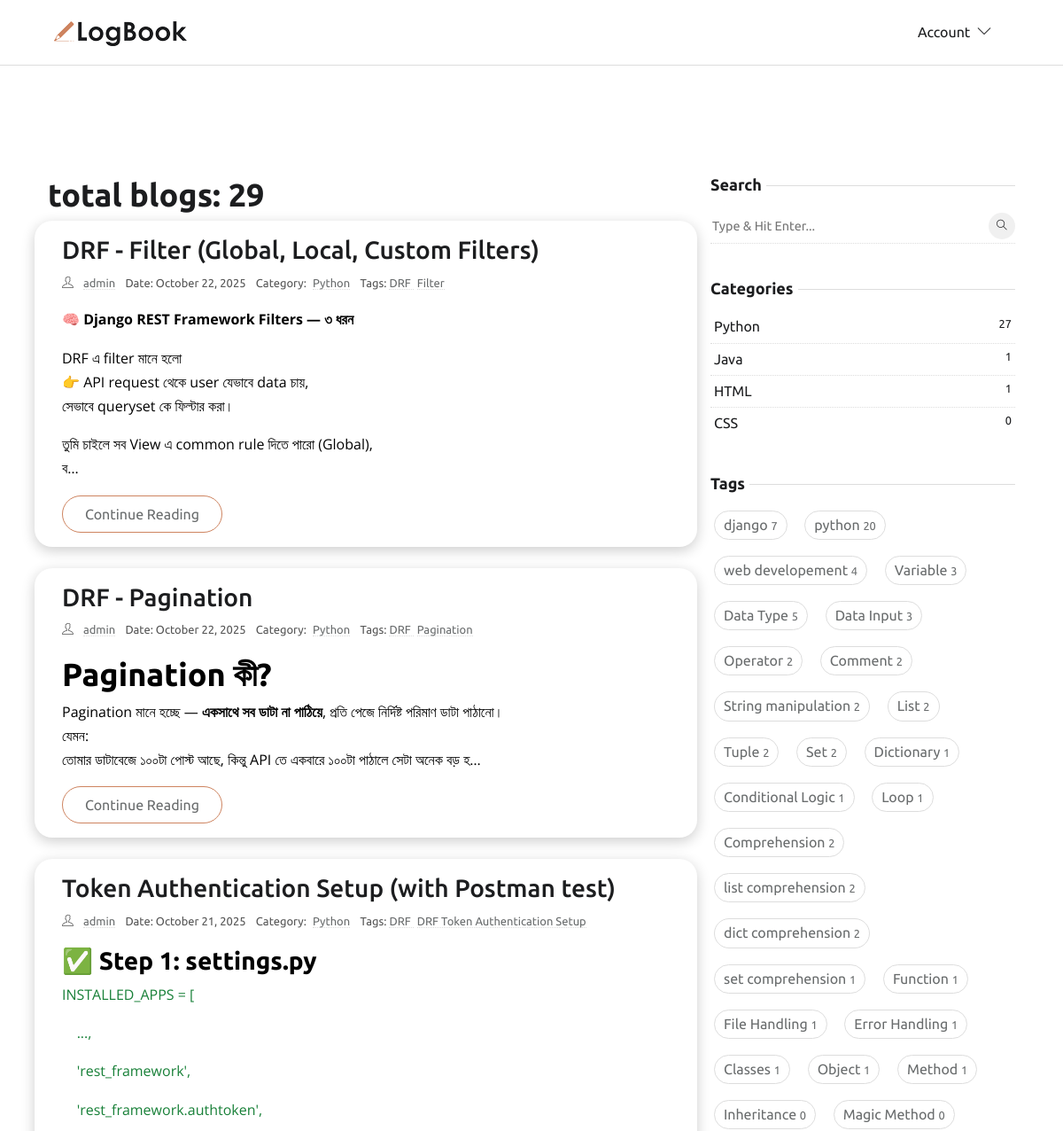
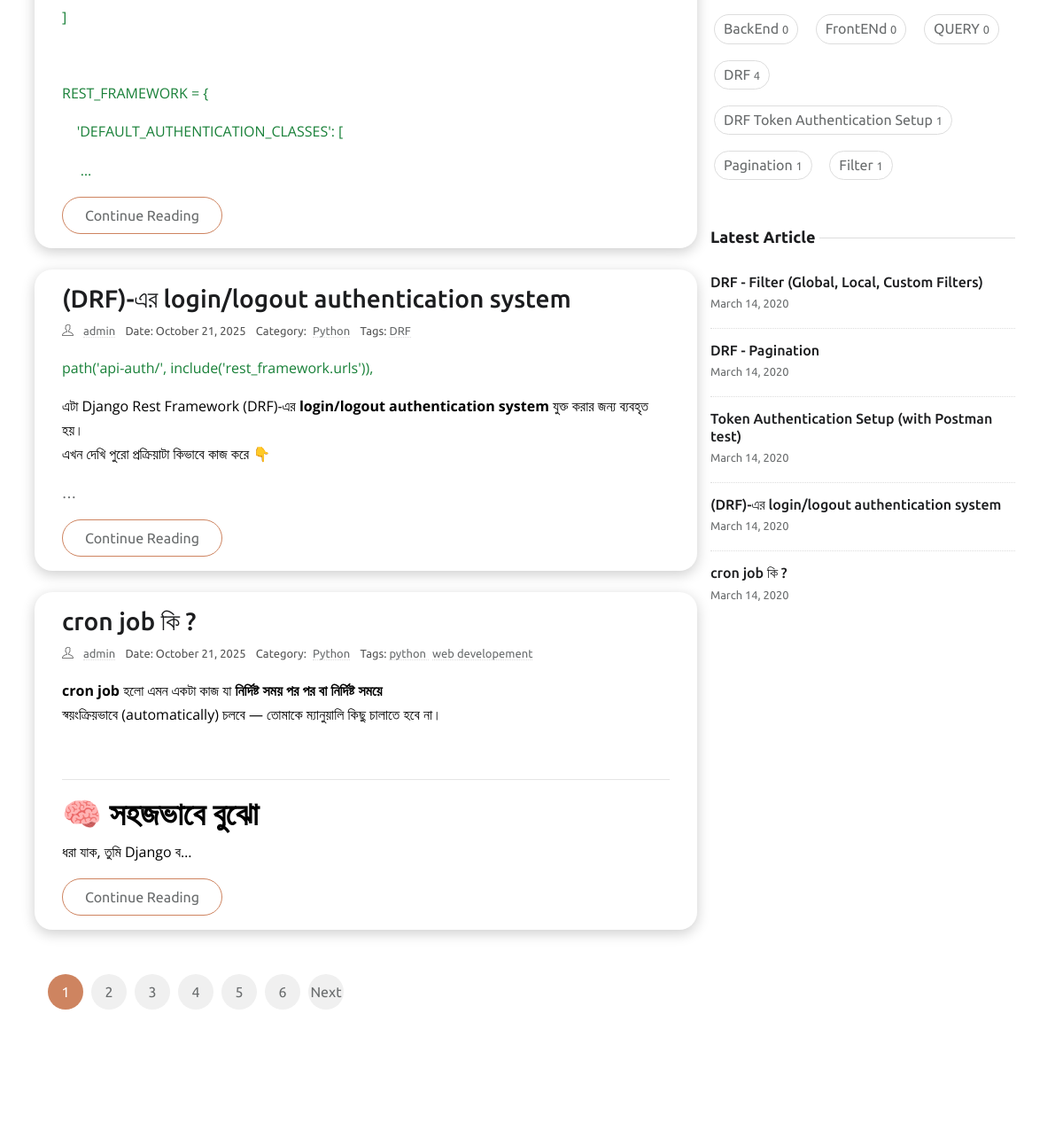
Before: / (upper part) with the older database file (2 pictures, top to bottom).
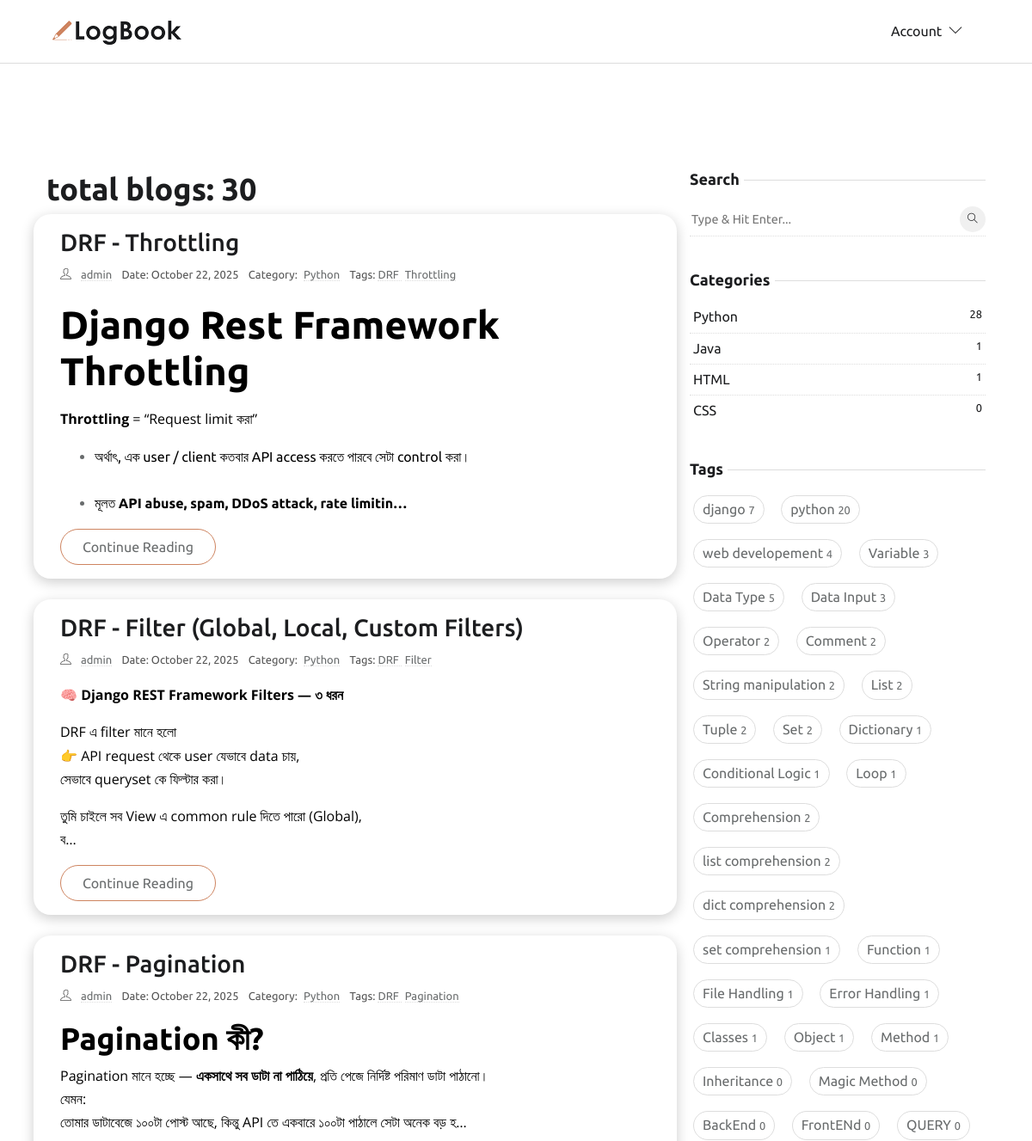
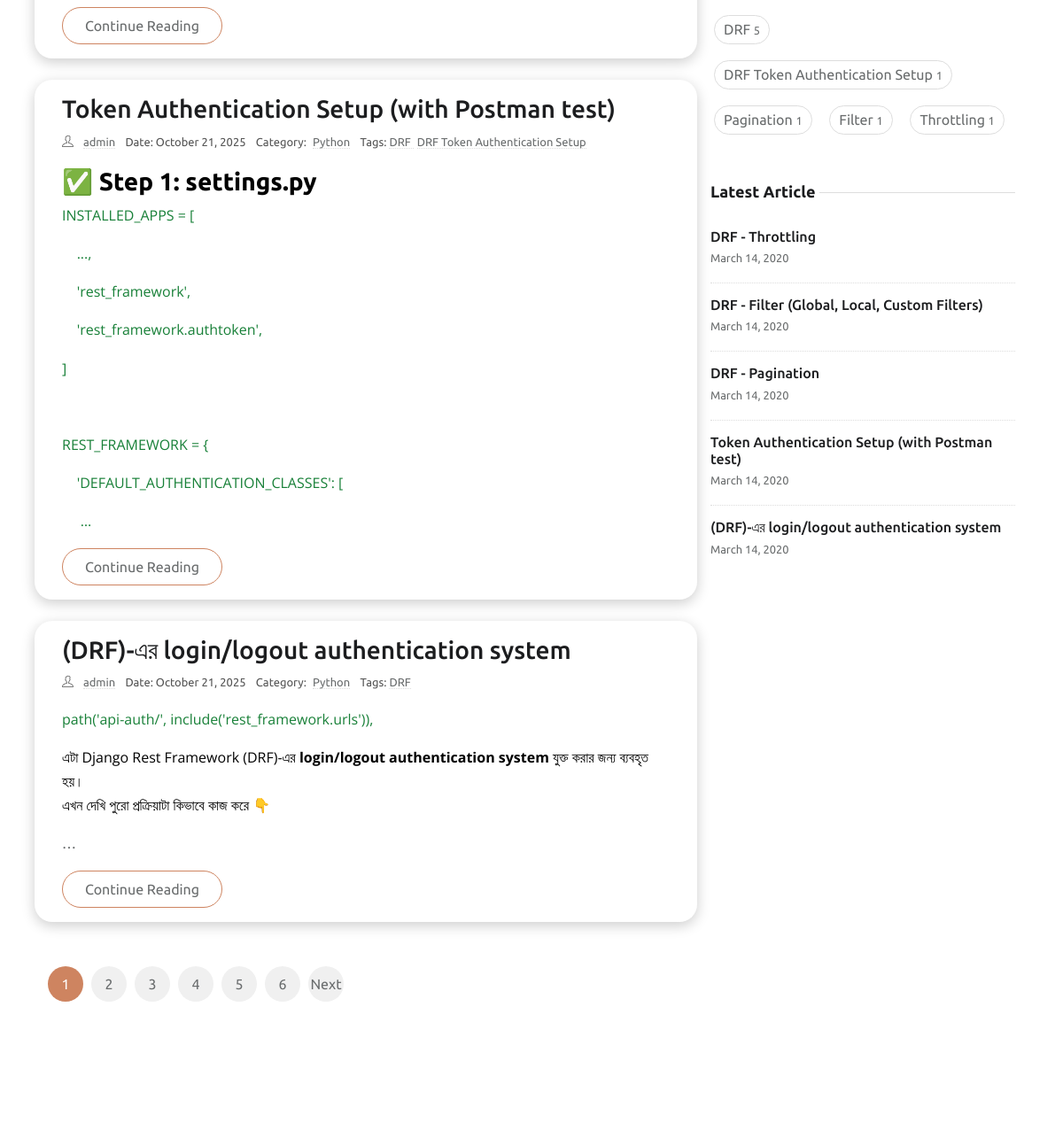
After: the same page with the newer database file (2 pictures, top to bottom).
### app_home/models.py (models this page shows, shortened)
class Blog(models.Model):
    author = models.ForeignKey(
        settings.AUTH_USER_MODEL, related_name='user_blogs', on_delete=models.CASCADE
    )
    title = models.CharField(max_length=100, unique=True)
    slug = models.SlugField(unique=True, blank=True, null=True, max_length=300)
    content = RichTextUploadingField()
    category = models.ForeignKey(
        Category,
        related_name='category_blogs',
        on_delete=models.CASCADE
    )
    tags = models.ManyToManyField(Tag, related_name='tag_blogs')
    created_date = models.DateTimeField(auto_now_add=True)
    updated_date = models.DateTimeField(auto_now=True)
    class Meta:
        ordering = ['-created_date']
        indexes = [models.Index(fields=['title','created_date'])]
    class Meta:
        ordering = ['-created_date']
        indexes = [models.Index(fields=['title','created_date'])]
    def get_absolute_url(self):
        return reverse('blog-detail', kwargs={'slug': self.slug})

class Category(models.Model):
    title = models.CharField(max_length=50, unique=True, db_index=True)
    slug = models.SlugField(unique=True, blank=True, null=True, max_length=300)
    class Meta:
        verbose_name = "Category"
        verbose_name_plural = "Categories"

class Tag(models.Model):
    title = models.CharField(max_length=50, unique=True, db_index=True)
    slug = models.SlugField(unique=True, blank=True, null=True, max_length=300)

### app_account/models.py (models this page shows, shortened)
class CustomUser(AbstractBaseUser, PermissionsMixin):
    email = models.EmailField(unique=True)
    username = models.CharField(max_length=50)
    first_name = models.CharField(max_length=50, blank=True)
    last_name = models.CharField(max_length=50, blank=True)
    is_active = models.BooleanField(default=False)  # For Mail Verification
    is_staff = models.BooleanField(default=False)
    date_joined = models.DateTimeField(default=timezone.now)
    objects = CustomUserManager()
    USERNAME_FIELD = 'email'      # login field
    REQUIRED_FIELDS = ['username']  # required when creating superuser

### app_home/views.py (the view)
# urls.py: path('', HomeView.as_view(), name='home'),
class HomeView(ListView):
    model = Blog
    template_name = 'index.html'  # specify your template
    context_object_name = 'blogs'  # the context variable in template
    paginate_by = 5
    def get_queryset(self):
        return Blog.objects.prefetch_related('tags', 'blog_images').all()
    def get_context_data(self, **kwargs):
        context = super().get_context_data(**kwargs)
        total_blogs = Blog.objects.aggregate(total=Count('id'))
        context['total_blogs'] = total_blogs['total']  # dictionary থেকে value
        return context

### app_home/context_processors.py (called while the page is built)
def get_all_categories(request):
    categories = Category.objects.all()
    return {'categories': categories}

def get_all_tags(request):
    tags = Tag.objects.all()
    return {'tags': tags}

def get_recent_blogs(request):
    recent_blogs = Blog.objects.order_by('-created_date')[:5]
    return {'recent_blogs': recent_blogs}

### templates/index.html (shortened to what this page needs)
{% extends 'base/base.html' %}
{% load static %}
{% load custom_filters %}
{% block content %}
<section class="section">
    <div class="container p-4">
        <div class="row">
            <div class="col-lg-8 mb-5 mb-lg-0">
                <h2>   total blogs: {{ total_blogs }}</h2>
                {% for blog in blogs %}
                <article class="row p-3 mb-4 blog-card">
                    <div class="col-md-12">
                        <h3 class="h3"><a class="post-title" href="{{ blog.get_absolute_url }}">{{ blog.title }}</a>
                        </h3>
                        <ul class="list-inline post-meta mb-2">
                            <li class="list-inline-item"><i class="ti-user mr-2"></i>
                                <a href="{% url 'profile' blog.author.username %}">
                                    {{ blog.author.get_full_name|default:blog.author.username }}
                                </a>
                            </li>
                            <li class="list-inline-item">Date: {{ blog.created_date|date:"F d, Y" }}</li>
                            <li class="list-inline-item">
                                Category: <a href="{% url 'category-blogs' blog.category.slug %}" class="ml-1">
                                    {{blog.category.title }}</a>
                            </li>
                            <li class="list-inline-item">
                                Tags:
                                {% for tag in blog.tags.all %}
                                <a href="{% url 'tag-blogs' tag.slug %}" class="mr-1">
                                    {{ tag.title}}
                                </a>
                                {% empty %}
                                No tags
                                {% endfor %}
                            </li>
                        </ul>
                        <p>{{ blog.content|truncatechars_html:200|safe }}</p>
                        <a href="{{ blog.get_absolute_url }}" class="btn btn-outline-primary">
                            Continue Reading
                        </a>
                    </div>
                </article>
                {% endfor %}
                <nav aria-label="Page navigation">
                    <ul class="pagination">
                        {% for num in page_obj.paginator.page_range %}
                        {% if page_obj.number == num %}
                        <li class="page-item active">
                            <span class="page-link">{{ num }}</span>
                        </li>
                        {% else %}
                        <li class="page-item">
                            <a class="page-link" href="?page={{ num }}">{{ num }}</a>
                        </li>
                        {% endif %}
                        {% endfor %}
                        {% if page_obj.has_next %}
                        <li class="page-item">
                            <a class="page-link" href="?page={{ page_obj.next_page_number }}">Next</a>
                        </li>
                        {% endif %}
                    </ul>
                </nav>
            </div>
            <div class="col-lg-4">
                <aside class="fixed-sidebar">
                    {% include 'base/sideber.html' %}
                </aside>
            </div>
        </div>
    </div>
</section>
{% endblock content %}

### templates/base/sideber.html (shortened to what this page needs)
{% load static %}
<div class="widget">
   <h5 class="widget-title"><span>Search</span></h5>
   <form action="{% url 'search-results' %}" method="GET" class="widget-search position-relative">
      <input id="search-query" name="q" type="search" required placeholder="Type & Hit Enter..." autocomplete="off">
      <button type="submit"><i class="ti-search"></i></button>
   </form>
</div>
<div class="widget">
   <h5 class="widget-title"><span>Categories</span></h5>
   <ul class="list-unstyled widget-list">
      {% for cat in categories %}
      <li class="cate-card p-1">
         <a href="{% url 'category-blogs' cat.slug %}" class="d-flex">
            {{cat.title}}
            <small class="ml-auto">{{cat.category_blogs.count}}</small>
         </a>
      </li>
      {% endfor %}
   </ul>
</div>
<div class="widget">
   <h5 class="widget-title"><span>Tags</span></h5>
   <ul class="list-inline widget-list-inline">
      {% for tag in tags %}
      <li class="list-inline-item cate-card p-1">
         <a href="{% url 'tag-blogs' tag.slug %}">
            {{tag.title}}
            <small class="ml-auto">{{tag.tag_blogs.count}}</small></a>
      </li>
      {% endfor %}
   </ul>
</div>
<div class="widget">
   <h5 class="widget-title"><span>Latest Article</span></h5>
   <ul class="list-unstyled widget-list">
      {% for blog in recent_blogs %}
      <li class="media widget-post align-items-center">
         <div class="media-body">
            <h5 class="h6 mb-0"><a href="{{ blog.get_absolute_url }}">{{blog.title}}</a>
            </h5>
            <small>March 14, 2020</small>
         </div>
      </li>
      {% endfor %}
   </ul>
</div>

Changed rows visible on the page:
no longer on this page (row unchanged): Blog: title "cron job কি ?", author.get_full_name "admin", created_date "October 21, 2025", category "Python", content "cron job হলো এমন একটা কাজ যা নির্দিষ্ট সময় পর পর বা নির্দিষ্ট সময়ে স্বয়ংক্রিয়ভাবে (automatically) চলবে — তোমাকে ম্যানুয়ালি কিছু চালাতে হবে না। 🧠 সহজভাবে বুঝো ধরা যাক, তুমি Django ব…", Tag (title "python"), Tag (title "web developement")
added Blog: title "DRF - Throttling", author.get_full_name "admin", created_date "October 22, 2025", category "Python", content "Django Rest Framework Throttling Throttling = “Request limit করা” অর্থাৎ, এক user / client কতবার API access করতে পারবে সেটা control করা। মূলত API abuse, spam, DDoS attack, rate limitin…", Tag (title "DRF")
computed for Tag "DRF": tag_blogs.count "4" → "5"
added Tag: title "Throttling", tag_blogs.count "1"
computed for Category "Python": category_blogs.count "27" → "28"
Other visible differences:
{{ total_blogs }}: "29" → "30"
